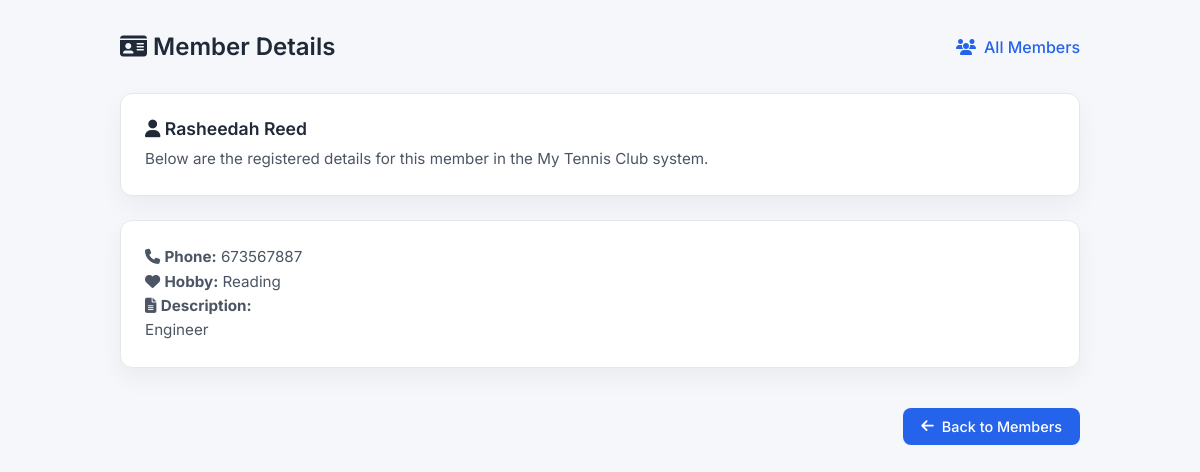
Page /my_first_app/details/1/ on the committed database.
### my_first_app/models.py (models this page shows, shortened)
class Item(models.Model):
    name = models.CharField(max_length=255)
    lastname = models.CharField(max_length=255)
    description = models.TextField()
    hobby = models.CharField(null=True, max_length=100)
    phone = models.IntegerField(null=True)

### my_first_app/views.py (the view)
# urls.py: path('my_first_app/details/<int:id>/' , views.details, name='details'),
def details(request,id):
  myitems = Item.objects.get(id=id)
  template = loader.get_template('details.html')
  context = {
    'myitems': myitems,
  }
  return HttpResponse(template.render(context, request))

### my_first_app/templates/details.html (shortened to what this page needs)
{% extends "master.html" %}
{% block content %}
<div class="header">
  <h1>
    <i class="fa-solid fa-id-card"></i>
    Member Details
  </h1>
  <a href="/my_first_app">
    <i class="fa-solid fa-users"></i>
    All Members
  </a>
</div>
<div class="card">
  <h3>
    <i class="fa-solid fa-user"></i>
    {{ myitems.name }} {{ myitems.lastname }}
  </h3>
  <p>
    Below are the registered details for this member in the My Tennis Club system.
  </p>
</div>
<div class="card">
  <p>
    <i class="fa-solid fa-phone"></i>
    <strong>Phone:</strong> {{ myitems.phone }}
  </p>
  <p>
    <i class="fa-solid fa-heart"></i>
    <strong>Hobby:</strong> {{ myitems.hobby }}
  </p>
  <p>
    <i class="fa-solid fa-file-lines"></i>
    <strong>Description:</strong><br>
    {{ myitems.description }}
  </p>
</div>
<div class="back-wrapper">
  <a href="/my_first_app" class="back-btn">
    <i class="fa-solid fa-arrow-left"></i>
    Back to Members
  </a>
</div>
{% endblock %}

### my_first_app/templates/master.html (style rules this page uses)
* { box-sizing: border-box; margin: 0; padding: 0; font-family: 'Inter', sans-serif; }
body { background: #f5f7fb; color: #1f2937; min-height: 100vh; }
.header { display: flex; justify-content: space-between; align-items: center; margin-bottom: 32px; }
.header h1 { font-size: 1.5rem; font-weight: 600; }
.header a { text-decoration: none; color: #2563eb; font-weight: 500; display: flex; align-items: center; gap: 8px; }
.card { background: #ffffff; border-radius: 12px; padding: 24px; box-shadow: 0 10px 25px rgba(0,0,0,0.05); margin-bottom: 24px; border: 1px solid #e5e7eb; }
.card h3 { margin-bottom: 8px; font-size: 1.1rem; font-weight: 600; }
.card p { color: #4b5563; line-height: 1.6; font-size: 0.95rem; }
.back-wrapper { margin-top: 40px; text-align: right; }
.back-btn { display: inline-flex; align-items: center; gap: 8px; padding: 10px 18px; background: #2563eb; color: #ffffff; border-radius: 8px; text-decoration: none; font-weight: 500; font-size: 0.9rem; }

### rows in the picture
Item: name "Rasheedah", lastname "Reed", phone "673567887", hobby "Reading", description "Engineer"
